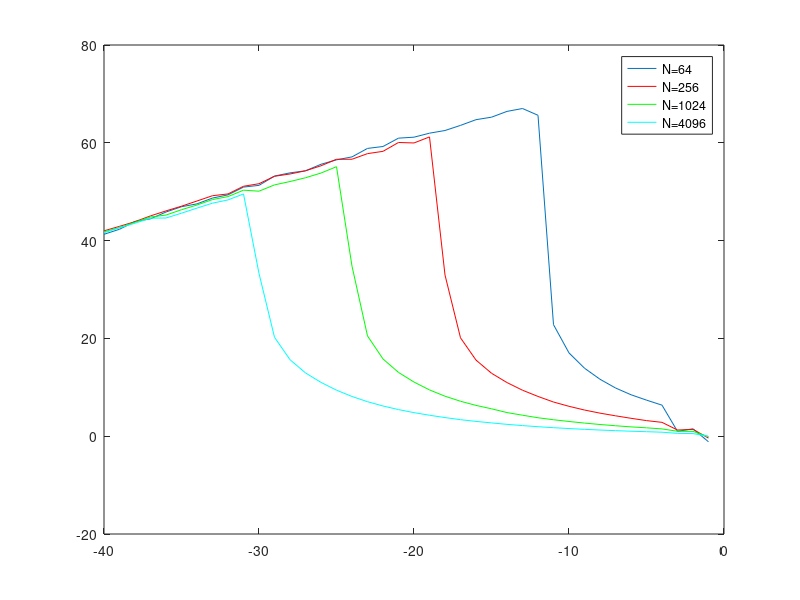
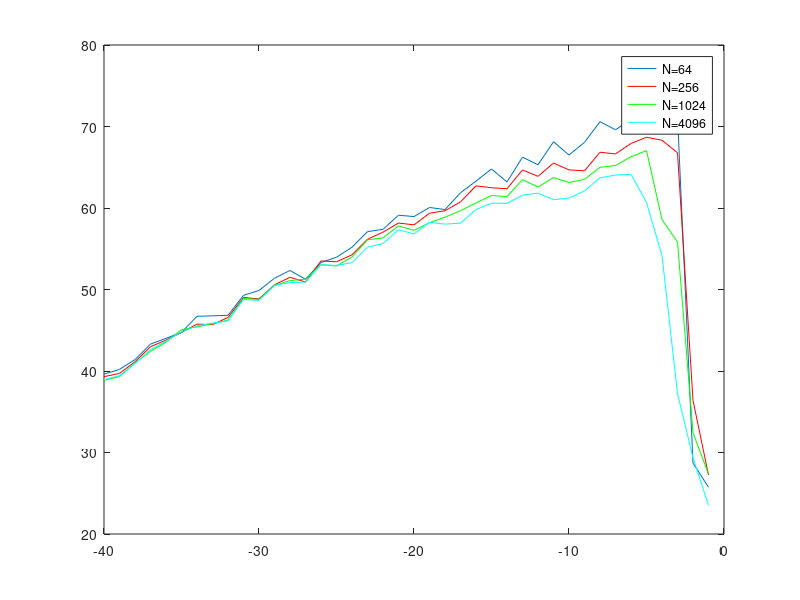
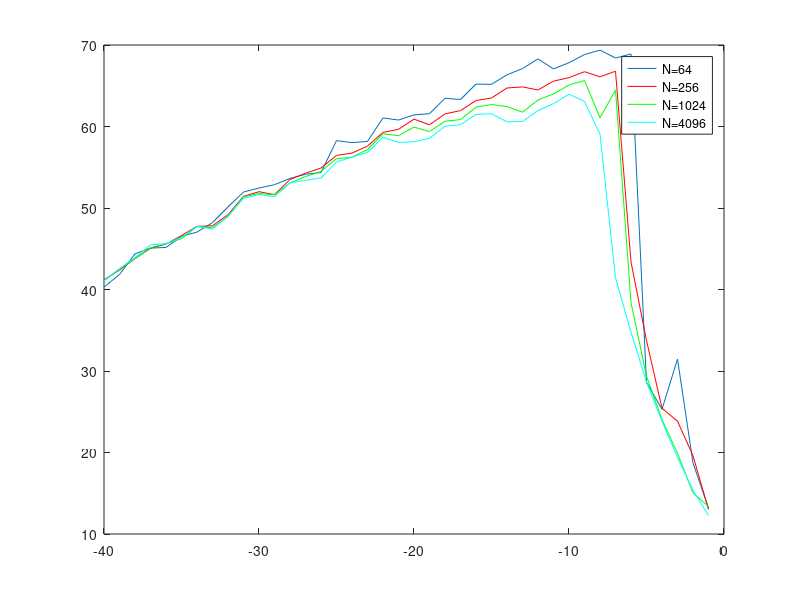

Write the MATLAB code that produced these figures, in order.
close all

%Test 0
load('file64_0','-mat'); load('file256_0','-mat'); load('file1024_0','-mat'); load('file4096_0','-mat');


%Test 1
load('file64_1','-mat'); load('file256_1','-mat'); load('file1024_1','-mat'); load('file4096_1','-mat');

%Test 2
load('file64_2','-mat'); load('file256_2','-mat'); load('file1024_2','-mat'); load('file4096_2','-mat');


plot(f64_0(:,1),f64_0(:,2))
hold on
plot(f64_0(:,1),f256_0(:,2),'r')
hold on
plot(f64_0(:,1),f1024_0(:,2),'g')
hold on
plot(f64_0(:,1),f4096_0(:,2),'c')
legend('N=64','N=256','N=1024', 'N=4096');
hold off


figure;

plot(f64_0(:,1),f64_1(:,2))
hold on
plot(f64_0(:,1),f256_1(:,2),'r')
hold on
plot(f64_0(:,1),f1024_1(:,2),'g')
hold on
plot(f64_0(:,1),f4096_1(:,2),'c')
hold off
legend('N=64','N=256','N=1024', 'N=4096');
figure;


plot(f64_0(:,1),f64_2(:,2))
hold on
plot(f64_0(:,1),f256_2(:,2),'r')
hold on
plot(f64_0(:,1),f1024_2(:,2),'g')
hold on
plot(f64_0(:,1),f4096_2(:,2),'c')
hold off
legend('N=64','N=256','N=1024', 'N=4096');